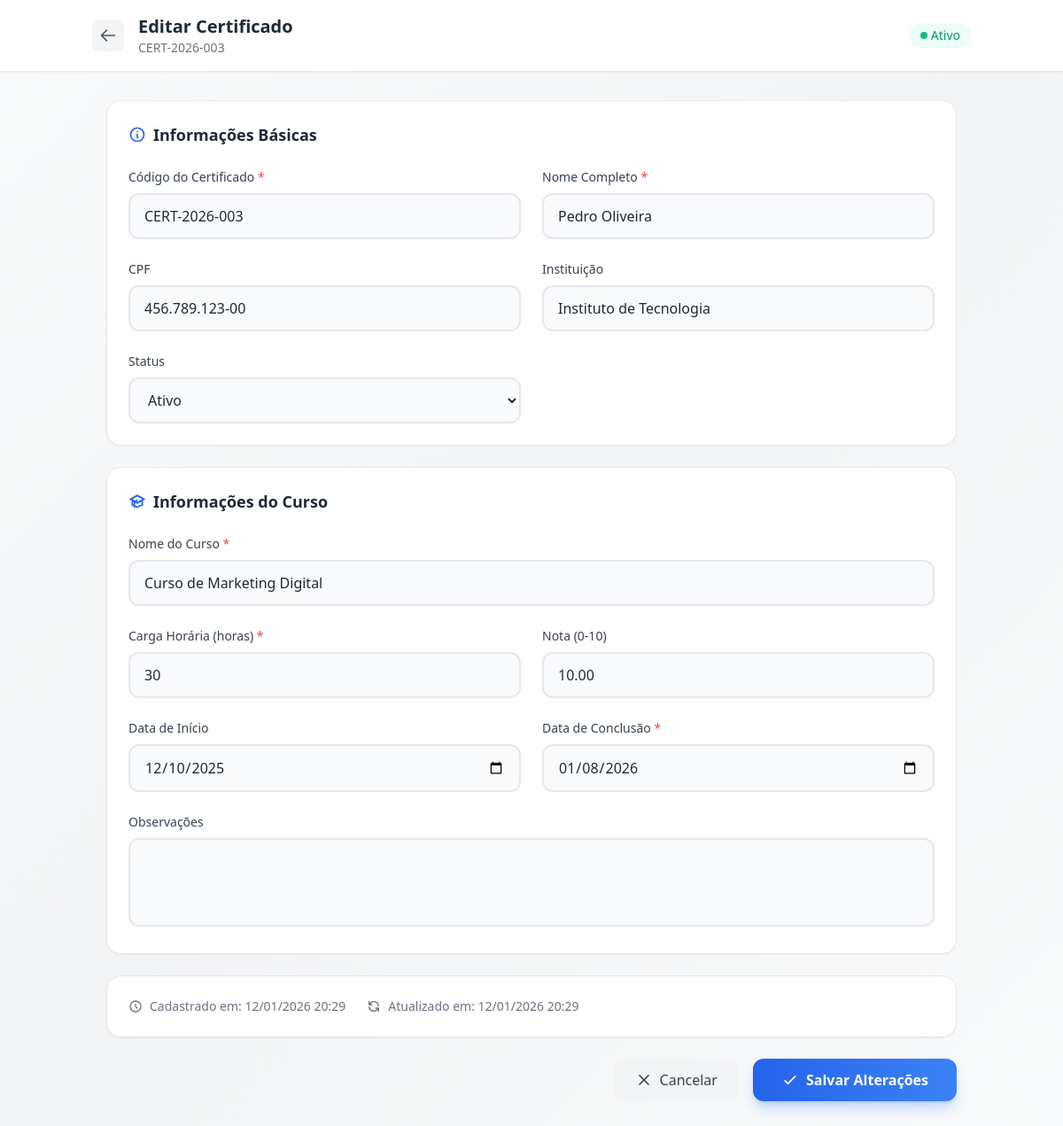
Page /admin/editar.php?id=3 (signed in) on the committed database.
### tables this page shows
CREATE TABLE IF NOT EXISTS `certificados` (
    `id` INT(11) NOT NULL AUTO_INCREMENT,
    `codigo` VARCHAR(50) NOT NULL UNIQUE,
    `nome_aluno` VARCHAR(255) NOT NULL,
    `cpf` VARCHAR(14) DEFAULT NULL,
    `curso` VARCHAR(255) NOT NULL,
    `carga_horaria` INT(11) NOT NULL,
    `data_inicio` DATE DEFAULT NULL,
    `data_conclusao` DATE NOT NULL,
    `nota` DECIMAL(5,2) DEFAULT NULL,
    `instituicao` VARCHAR(255) DEFAULT 'Nome da Instituição',
    `status` ENUM('ativo', 'revogado') DEFAULT 'ativo',
    `observacoes` TEXT DEFAULT NULL,
    `arquivo_pdf` VARCHAR(255) DEFAULT NULL,
    `permitir_download` TINYINT(1) DEFAULT 1,
    `criado_em` TIMESTAMP DEFAULT CURRENT_TIMESTAMP,
    `atualizado_em` TIMESTAMP DEFAULT CURRENT_TIMESTAMP ON UPDATE CURRENT_TIMESTAMP,
    PRIMARY KEY (`id`),
    INDEX `idx_codigo` (`codigo`),
    INDEX `idx_cpf` (`cpf`),
    INDEX `idx_nome` (`nome_aluno`)
);

### admin/editar.php (the view, shortened to what this page needs)
<?php
$pdo = getConnection();
$id = intval($_GET['id'] ?? 0);
$stmt = $pdo->prepare("SELECT * FROM certificados WHERE id = ?");
$stmt->execute([$id]);
$certificado = $stmt->fetch();
?>
<!DOCTYPE html>
<html lang="pt-BR">
<head>
    <script src="https://cdn.tailwindcss.com"></script>
</head>
<body class="min-h-screen bg-gradient-to-br from-gray-50 via-gray-100 to-gray-50">
    <div class="min-h-screen">
        <header class="bg-white shadow-sm border-b border-gray-200">
            <div class="max-w-5xl mx-auto px-4 py-4 flex items-center justify-between">
                <div class="flex items-center gap-4">
                    <a href="index.php" class="p-2 bg-gray-100 hover:bg-gray-200 rounded-lg transition-colors">
                        <svg xmlns="http://www.w3.org/2000/svg" class="w-5 h-5 text-gray-600" fill="none" viewBox="0 0 24 24" stroke="currentColor" stroke-width="2"><path stroke-linecap="round" stroke-linejoin="round" d="M10 19l-7-7m0 0l7-7m-7 7h18" /></svg>
                    </a>
                    <div>
                        <h1 class="text-xl font-bold text-gray-800">Editar Certificado</h1>
                        <p class="text-sm text-gray-500"><?php echo htmlspecialchars($certificado['codigo']); ?></p>
                    </div>
                </div>
                <div class="flex items-center gap-2">
                    <?php if ($certificado['status'] === 'ativo'): ?>
                    <span class="inline-flex items-center gap-1 px-3 py-1 bg-emerald-50 text-emerald-600 rounded-full text-sm font-medium">
                        <span class="w-2 h-2 bg-emerald-500 rounded-full"></span>
                        Ativo
                    </span>
                    <?php endif; ?>
                </div>
            </div>
        </header>
        <main class="max-w-5xl mx-auto p-4 lg:p-8">
            <form method="POST" action="" class="space-y-6">
                <div class="bg-white rounded-2xl p-6 border border-gray-200 shadow-sm">
                    <h2 class="text-lg font-semibold text-gray-800 mb-6 flex items-center gap-2">
                        <svg xmlns="http://www.w3.org/2000/svg" class="w-5 h-5 text-primary-600" fill="none" viewBox="0 0 24 24" stroke="currentColor" stroke-width="2"><path stroke-linecap="round" stroke-linejoin="round" d="M13 16h-1v-4h-1m1-4h.01M21 12a9 9 0 11-18 0 9 9 0 0118 0z" /></svg>
                        Informações Básicas
                    </h2>
                    <div class="grid grid-cols-1 md:grid-cols-2 gap-6">
                        <div>
                            <label class="block text-gray-700 text-sm font-medium mb-2">
                                Código do Certificado <span class="text-red-500">*</span>
                            </label>
                            <input
                                type="text"
                                name="codigo"
                                required
                                value="<?php echo htmlspecialchars($certificado['codigo']); ?>"
                                class="w-full px-4 py-3 bg-gray-50 border-2 border-gray-200 rounded-xl text-gray-800 placeholder-gray-400 focus:outline-none focus:border-primary-500 focus:bg-white transition-all"
                            >
                        </div>
                        <div>
                            <label class="block text-gray-700 text-sm font-medium mb-2">
                                Nome Completo <span class="text-red-500">*</span>
                            </label>
                            <input
                                type="text"
                                name="nome_aluno"
                                required
                                value="<?php echo htmlspecialchars($certificado['nome_aluno']); ?>"
                                class="w-full px-4 py-3 bg-gray-50 border-2 border-gray-200 rounded-xl text-gray-800 placeholder-gray-400 focus:outline-none focus:border-primary-500 focus:bg-white transition-all"
                            >
                        </div>
                        <div>
                            <label class="block text-gray-700 text-sm font-medium mb-2">CPF</label>
                            <input
                                type="text"
                                name="cpf"
                                id="cpf"
                                maxlength="14"
                                value="<?php echo htmlspecialchars($certificado['cpf'] ?? ''); ?>"
                                class="w-full px-4 py-3 bg-gray-50 border-2 border-gray-200 rounded-xl text-gray-800 placeholder-gray-400 focus:outline-none focus:border-primary-500 focus:bg-white transition-all"
                            >
                        </div>
                        <div>
                            <label class="block text-gray-700 text-sm font-medium mb-2">Instituição</label>
                            <input
                                type="text"
                                name="instituicao"
                                value="<?php echo htmlspecialchars($certificado['instituicao'] ?? ''); ?>"
                                class="w-full px-4 py-3 bg-gray-50 border-2 border-gray-200 rounded-xl text-gray-800 placeholder-gray-400 focus:outline-none focus:border-primary-500 focus:bg-white transition-all"
                            >
                        </div>
                        <div>
                            <label class="block text-gray-700 text-sm font-medium mb-2">Status</label>
                            <select
                                name="status"
                                class="w-full px-4 py-3 bg-gray-50 border-2 border-gray-200 rounded-xl text-gray-800 focus:outline-none focus:border-primary-500 focus:bg-white transition-all"
                            >
                                <option value="ativo" <?php echo $certificado['status'] === 'ativo' ? 'selected' : ''; ?>>Ativo</option>
                            </select>
                        </div>
                    </div>
                </div>
                <div class="bg-white rounded-2xl p-6 border border-gray-200 shadow-sm">
                    <h2 class="text-lg font-semibold text-gray-800 mb-6 flex items-center gap-2">
                        Informações do Curso
                    </h2>
                    <div class="grid grid-cols-1 md:grid-cols-2 gap-6">
                        <div class="md:col-span-2">
                            <label class="block text-gray-700 text-sm font-medium mb-2">
                                Nome do Curso <span class="text-red-500">*</span>
                            </label>
                            <input
                                type="text"
                                name="curso"
                                required
                                value="<?php echo htmlspecialchars($certificado['curso']); ?>"
                                class="w-full px-4 py-3 bg-gray-50 border-2 border-gray-200 rounded-xl text-gray-800 placeholder-gray-400 focus:outline-none focus:border-primary-500 focus:bg-white transition-all"
                            >
                        </div>
                        <div>
                            <label class="block text-gray-700 text-sm font-medium mb-2">
                                Carga Horária (horas) <span class="text-red-500">*</span>
                            </label>
                            <input
                                type="number"
                                name="carga_horaria"
                                required
                                min="1"
                                value="<?php echo $certificado['carga_horaria']; ?>"
                                class="w-full px-4 py-3 bg-gray-50 border-2 border-gray-200 rounded-xl text-gray-800 placeholder-gray-400 focus:outline-none focus:border-primary-500 focus:bg-white transition-all"
                            >
                        </div>
                        <div>
                            <label class="block text-gray-700 text-sm font-medium mb-2">Nota (0-10)</label>
                            <input
                                type="number"
                                name="nota"
                                min="0"
                                max="10"
                                step="0.01"
                                value="<?php echo $certificado['nota'] ?? ''; ?>"
                                class="w-full px-4 py-3 bg-gray-50 border-2 border-gray-200 rounded-xl text-gray-800 placeholder-gray-400 focus:outline-none focus:border-primary-500 focus:bg-white transition-all"
                            >
                        </div>
                        <div>
                            <label class="block text-gray-700 text-sm font-medium mb-2">Data de Início</label>
                            <input
                                type="date"
                                name="data_inicio"
                                value="<?php echo $certificado['data_inicio'] ?? ''; ?>"
                                class="w-full px-4 py-3 bg-gray-50 border-2 border-gray-200 rounded-xl text-gray-800 focus:outline-none focus:border-primary-500 focus:bg-white transition-all"
                            >
                        </div>
                        <div>
                            <label class="block text-gray-700 text-sm font-medium mb-2">
                                Data de Conclusão <span class="text-red-500">*</span>
                            </label>
                            <input
                                type="date"
                                name="data_conclusao"
                                required
                                value="<?php echo $certificado['data_conclusao']; ?>"
                                class="w-full px-4 py-3 bg-gray-50 border-2 border-gray-200 rounded-xl text-gray-800 focus:outline-none focus:border-primary-500 focus:bg-white transition-all"
                            >
                        </div>
                        <div class="md:col-span-2">
                            <label class="block text-gray-700 text-sm font-medium mb-2">Observações</label>
                            <textarea
                                name="observacoes"
                                rows="3"
                                class="w-full px-4 py-3 bg-gray-50 border-2 border-gray-200 rounded-xl text-gray-800 placeholder-gray-400 focus:outline-none focus:border-primary-500 focus:bg-white transition-all resize-none"
                            ><?php echo htmlspecialchars($certificado['observacoes'] ?? ''); ?></textarea>
                        </div>
                    </div>
                </div>
                <div class="bg-white rounded-2xl p-6 border border-gray-200 shadow-sm">
                    <div class="flex flex-wrap gap-6 text-sm text-gray-500">
                        <div class="flex items-center gap-2">
                            <svg xmlns="http://www.w3.org/2000/svg" class="w-4 h-4" fill="none" viewBox="0 0 24 24" stroke="currentColor" stroke-width="2"><path stroke-linecap="round" stroke-linejoin="round" d="M12 8v4l3 3m6-3a9 9 0 11-18 0 9 9 0 0118 0z" /></svg>
                            Cadastrado em: <?php echo date('d/m/Y H:i', strtotime($certificado['criado_em'])); ?>
                        </div>
                        <div class="flex items-center gap-2">
                            <svg xmlns="http://www.w3.org/2000/svg" class="w-4 h-4" fill="none" viewBox="0 0 24 24" stroke="currentColor" stroke-width="2"><path stroke-linecap="round" stroke-linejoin="round" d="M4 4v5h.582m15.356 2A8.001 8.001 0 004.582 9m0 0H9m11 11v-5h-.581m0 0a8.003 8.003 0 01-15.357-2m15.357 2H15" /></svg>
                            Atualizado em: <?php echo date('d/m/Y H:i', strtotime($certificado['atualizado_em'])); ?>
                        </div>
                    </div>
                </div>
                <div class="flex flex-col sm:flex-row gap-4 justify-end">
                    <a href="index.php" class="px-6 py-3 bg-gray-100 hover:bg-gray-200 text-gray-700 rounded-xl transition-colors text-center flex items-center justify-center gap-2">
                        <svg xmlns="http://www.w3.org/2000/svg" class="w-5 h-5" fill="none" viewBox="0 0 24 24" stroke="currentColor" stroke-width="2"><path stroke-linecap="round" stroke-linejoin="round" d="M6 18L18 6M6 6l12 12" /></svg>
                        Cancelar
                    </a>
                    <button type="submit" class="px-8 py-3 bg-gradient-to-r from-primary-600 to-primary-500 hover:from-primary-500 hover:to-primary-400 text-white font-semibold rounded-xl shadow-lg shadow-primary-500/30 transition-all flex items-center justify-center gap-2">
                        <svg xmlns="http://www.w3.org/2000/svg" class="w-5 h-5" fill="none" viewBox="0 0 24 24" stroke="currentColor" stroke-width="2"><path stroke-linecap="round" stroke-linejoin="round" d="M5 13l4 4L19 7" /></svg>
                        Salvar Alterações
                    </button>
                </div>
            </form>
        </main>
    </div>
</body>
</html>

### rows in the picture
certificados: codigo "CERT-2026-003", nome_aluno "Pedro Oliveira", cpf "456.789.123-00", instituicao "Instituto de Tecnologia", status "Ativo", curso "Curso de Marketing Digital", carga_horaria "30", nota "10.00", data_inicio "12/10/2025", data_conclusao "01/08/2026", criado_em "12/01/2026 20:29", atualizado_em "12/01/2026 20:29"
